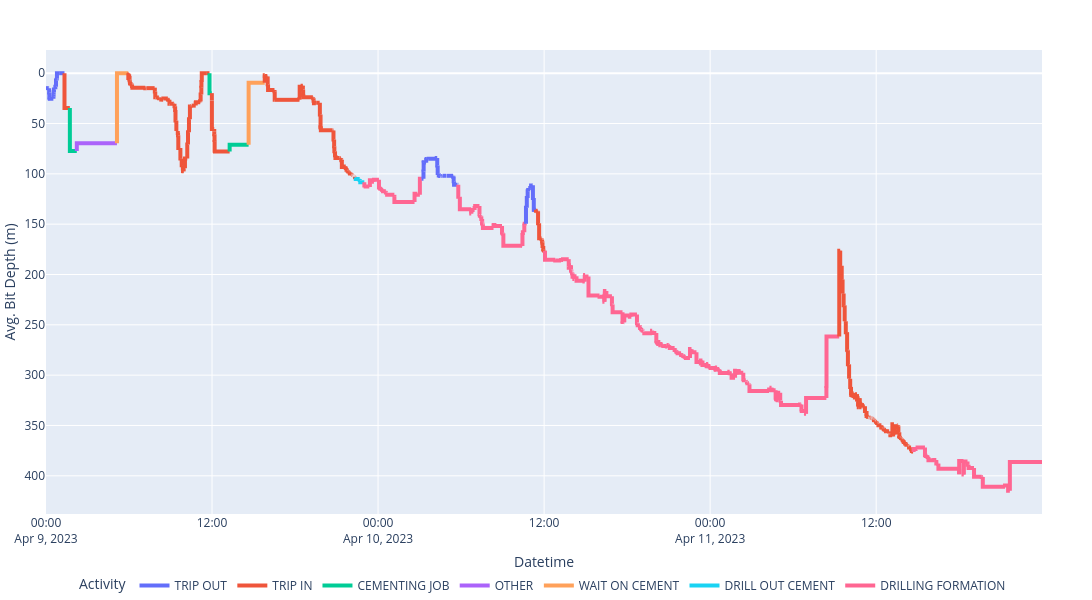

The cell this chart's notebook holds for it:
### Markdown cell above
# Depth vs Time

### Code cell
import pandas as pd
import plotly.graph_objects as go
from datetime import timedelta
def round_up_to_next_15_minutes(dt):
    n_minutes = 15 - dt.minute % 15
    return dt + timedelta(minutes=n_minutes) if n_minutes != 15 else dt


df = pd.DataFrame(ActSum_df)
df['Activity'] = df['LABEL_Activity']
df['BitDepth'] = df['Bit_Depth_avg']
# Convert the 'StartDateTime' and 'EndDateTime' columns to datetime type
df['StartDateTime'] = pd.to_datetime(df['StartDateTime'])
df['EndDateTime'] = pd.to_datetime(df['EndDateTime'])

# Sort the DataFrame by 'StartDateTime'
df = df.sort_values('StartDateTime')
df = df.reset_index(drop=True)

# Create a new Plotly figure
fig = go.Figure()

# Define your own colors for each activity
# activity_colors = {'Drilling': 'blue', 'Moving': 'red', 'Stationary': 'green'}
activity_colors ={'TRIP OUT': '#636EFA',
 'TRIP IN': '#EF553B',
 'CEMENTING JOB': '#00CC96',
 'OTHER': '#AB63FA',
 'WAIT ON CEMENT': '#FFA15A',
 'DRILL OUT CEMENT': '#19D3F3',
 'DRILLING FORMATION': '#FF6692'}
temp_actvity_list = []

# Plot each activity as a separate line segment
for idx, row in df.iterrows():
    if row['Activity'] not in temp_actvity_list: 
        temp_actvity_list.append(row['Activity'])
        legend_show = True
    else:
        legend_show = False
    # Adjust EndDateTime to be on a 15-minute interval if it's not
    # adjusted_end_time = round_up_to_next_15_minutes(row['EndDateTime'])

    # Create a date range with 15-minute intervals
    time_range = pd.date_range(start=row['StartDateTime'], end=row['EndDateTime'], freq='15T')

    # Ensure that the actual end time is included in the range
    if time_range[-1] != row['EndDateTime']:
        time_range = time_range.union(pd.DatetimeIndex([row['EndDateTime']]))

    # Interpolate BitDepth for each time point (assuming BitDepth is constant for simplicity)
    bit_depth_values = [row['BitDepth']] * len(time_range)
    # Create a date range with 15-minute intervals
    # time_range = pd.date_range(start=row['StartDateTime'], end=row['EndDateTime'], freq='15T')

    # Interpolate BitDepth for each time point (assuming BitDepth is constant for simplicity)
    bit_depth_values = [row['BitDepth']] * len(time_range)
    
    if idx == 0:
        df_plot = pd.DataFrame({'Datetime': time_range.values.tolist(), 'bit_depth': bit_depth_values})
        df_plot['Datetime'] = pd.to_datetime(df_plot['Datetime'])
        fig.add_trace(
            go.Scatter(
                x=df_plot['Datetime'],
                y=df_plot['bit_depth'],
                mode='lines',
                name=row['Activity'],
                line=dict(color=activity_colors[row['Activity']], width=4),
                legendgroup=row['Activity'],
                showlegend=legend_show  # Show legend only for the first instance of each activity
            )
        )
        before_bit_depth = [bit_depth_values[-1]]
    else:
        df_plot = pd.DataFrame({'Datetime': [time_range.values.tolist()[0]] + time_range.values.tolist(), 'bit_depth': before_bit_depth + bit_depth_values})
        df_plot['Datetime'] = pd.to_datetime(df_plot['Datetime'])
        fig.add_trace(
            go.Scatter(
                x=df_plot['Datetime'],
                y=df_plot['bit_depth'],
                mode='lines',
                name=row['Activity'],
                line=dict(color=activity_colors[row['Activity']], width=4),
                legendgroup=row['Activity'],
                showlegend=legend_show  # Show legend only for the first instance of each activity
            )
        )
        before_bit_depth = [bit_depth_values[-1]]
LegendDict= {
        'legend':{
            'orientation':'h', 
            'xref':"paper",
            'yref':"container",
            'y':-0.3,
            'x':0.5,
            'xanchor':'center', 
            'yanchor':'bottom', 
            }
        }

fig.update_layout(LegendDict)

# Set the plot titles and labels
fig.update_layout(
    # title='Time vs Bit Depth with Activity Intervals',
    height=600,
    width=1200,
    margin=dict(l=0, r=50, t=50, b=50),
    xaxis_title='Datetime',
    yaxis_title='Avg. Bit Depth (m)',
    yaxis_autorange='reversed',
    legend_title='Activity'
)

# Show the plot
fig.show()
